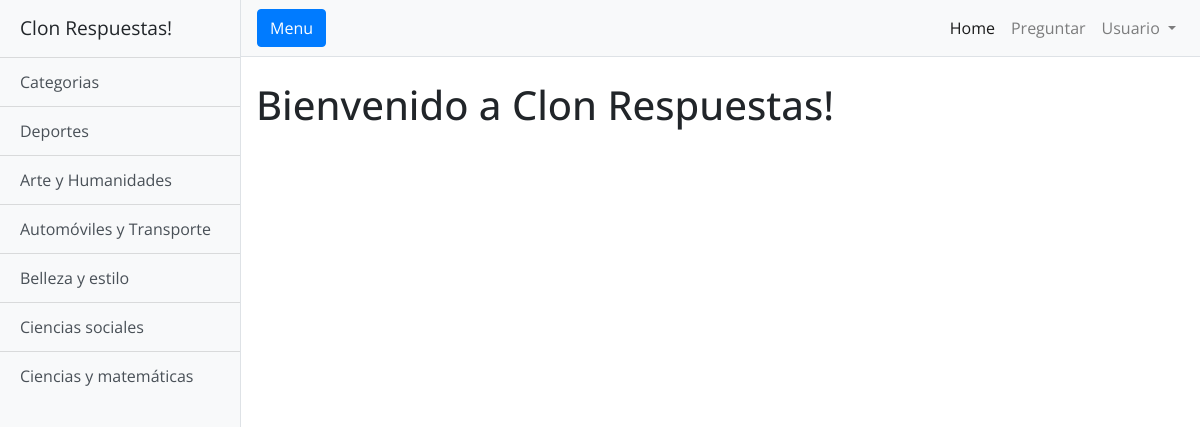
The app's page / (signed in) with its own data.
### categoria/models.py (models this page shows, shortened)
class Categoria(models.Model):
    nombre = models.CharField(max_length=100)
    class Meta:
        verbose_name_plural="Categorias"

### dashboard/views.py (the view)
# urls.py: path('', DashboardView.as_view(), name='dashboard-view'),
class DashboardView(TemplateView):
    template_name = "dashboard/dashboard.html"

### categoria/contex_processors.py (called while the page is built)
def obtener_categorias(request):
    return {'categorias': Categoria.objects.all()}

### templates/dashboard/dashboard.html (shortened to what this page needs)
{% extends "base.html" %}
{% block content %}
<h1 class="mt-4">Bienvenido a Clon Respuestas!</h1>
{% endblock %}

### templates/base.html (shortened to what this page needs)
{% load static %}
<!DOCTYPE html>
<html lang="en">
<head>
  <link rel="stylesheet" href="{% static "vendor/bootstrap/css/bootstrap.min.css"  %}">
  <link rel="stylesheet" href="{% static "css/simple-sidebar.css"  %}">
</head>
<body>
  <div class="d-flex" id="wrapper">
    <div class="bg-light border-right" id="sidebar-wrapper">
      <div class="sidebar-heading">Clon Respuestas! </div>
      <div class="list-group list-group-flush">
        <span class="list-group-item list-group-item-action bg-light">Categorias</span>
        {% for categoria in categorias %}
          <a href="{% url 'publicaciones-by-categoria' categoria.id %}" class="list-group-item list-group-item-action bg-light">{{ categoria.nombre }}</a>
        {% endfor %}
      </div>
    </div>
    <div id="page-content-wrapper">
      <nav class="navbar navbar-expand-lg navbar-light bg-light border-bottom">
        <button class="btn btn-primary" id="menu-toggle">Menu</button>
        <div class="collapse navbar-collapse" id="navbarSupportedContent">
          <ul class="navbar-nav ml-auto mt-2 mt-lg-0">
            <li class="nav-item active">
              <a class="nav-link" href="#">Home <span class="sr-only">(current)</span></a>
            </li>
            <li class="nav-item">
              <a class="nav-link" href="#">Preguntar</a>
            </li>
            {% if user.is_authenticated %}
            <li class="nav-item dropdown">
              <a class="nav-link dropdown-toggle" href="#" id="navbarDropdown" role="button" data-toggle="dropdown" aria-haspopup="true" aria-expanded="false">
                Usuario
              </a>
            </li>
            {% endif %}
          </ul>
        </div>
      </nav>
      <div class="container-fluid">
        {% block content %}
       {% endblock %}
      </div>
    </div>
  </div>
</body>
</html>

### static/css/simple-sidebar.css (style rules this page uses)
body { overflow-x: hidden; font-family: 'Open Sans', sans-serif; }
#sidebar-wrapper { min-height: 100vh; margin-left: -15rem; -webkit-transition: margin .25s ease-out; -moz-transition: margin .25s ease-out; -o-transition: margin .25s ease-out; transition: margin .25s ease-out; }
#sidebar-wrapper .sidebar-heading { padding: 0.875rem 1.25rem; font-size: 1.2rem; }
#sidebar-wrapper .list-group { width: 15rem; }
#page-content-wrapper { min-width: 100vw; }
@media (min-width: 768px) { #sidebar-wrapper { margin-left: 0; } }
@media (min-width: 768px) { #page-content-wrapper { min-width: 0; width: 100%; } }

### records on screen
Categoria: nombre "Deportes"
Categoria: nombre "Arte y Humanidades"
Categoria: nombre "Automóviles y Transporte"
Categoria: nombre "Belleza y estilo"
Categoria: nombre "Ciencias sociales"
Categoria: nombre "Ciencias y matemáticas"
